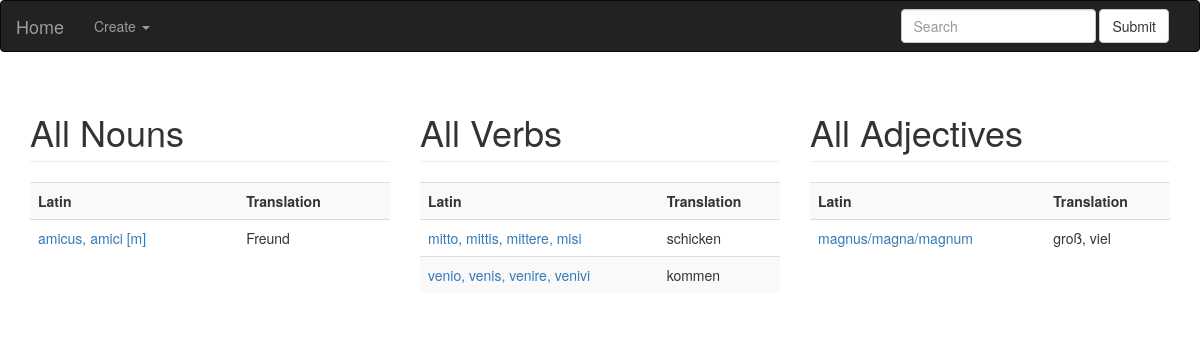
The app's page /, older data.
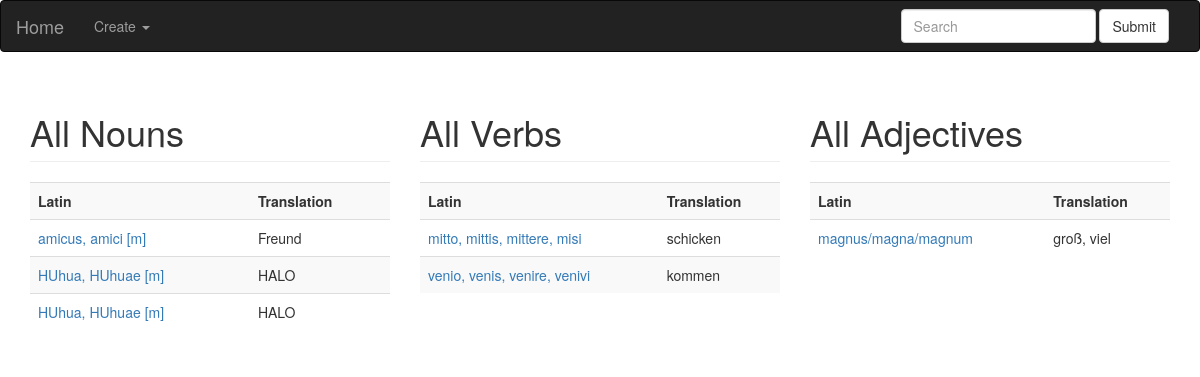
The same page, newer data.
### Vokabel/models.py (models this page shows)
class Vocable(models.Model):
	translation=models.CharField(max_length=128)
	class Meta:
		abstract=True

class Noun(Vocable):
	genus=models.CharField(max_length=1,
		choices=[(g.value, g.name) for g in Genus])
	sg1=models.CharField(max_length=128)
	sg2=models.CharField(max_length=128)
	sg3=models.CharField(max_length=128)
	sg4=models.CharField(max_length=128)
	sg5=models.CharField(max_length=128)
	sg6=models.CharField(max_length=128)
	pl1=models.CharField(max_length=128)
	pl2=models.CharField(max_length=128)
	pl3=models.CharField(max_length=128)
	pl4=models.CharField(max_length=128)
	pl5=models.CharField(max_length=128)
	pl6=models.CharField(max_length=128)

class Verb(Vocable):
	infinitive=models.CharField(max_length=128)
	imperative_sg=models.CharField(max_length=128)
	imperative_pl=models.CharField(max_length=128)
	present_sg1=models.CharField(max_length=128)
	present_sg2=models.CharField(max_length=128)
	present_sg3=models.CharField(max_length=128)
	present_pl1=models.CharField(max_length=128)
	present_pl2=models.CharField(max_length=128)
	present_pl3=models.CharField(max_length=128)
	perfect_sg1=models.CharField(max_length=128)
	perfect_sg2=models.CharField(max_length=128)
	perfect_sg3=models.CharField(max_length=128)
	perfect_pl1=models.CharField(max_length=128)
	perfect_pl2=models.CharField(max_length=128)
	perfect_pl3=models.CharField(max_length=128)
	imperfect_sg1=models.CharField(max_length=128)
	imperfect_sg2=models.CharField(max_length=128)
	imperfect_sg3=models.CharField(max_length=128)
	imperfect_pl1=models.CharField(max_length=128)
	imperfect_pl2=models.CharField(max_length=128)
	imperfect_pl3=models.CharField(max_length=128)
	pluqperfect_sg1=models.CharField(max_length=128)
	pluqperfect_sg2=models.CharField(max_length=128)
	pluqperfect_sg3=models.CharField(max_length=128)
	pluqperfect_pl1=models.CharField(max_length=128)
	pluqperfect_pl2=models.CharField(max_length=128)
	pluqperfect_pl3=models.CharField(max_length=128)
	future_sg1=models.CharField(max_length=128)
	future_sg2=models.CharField(max_length=128)
	future_sg3=models.CharField(max_length=128)
	future_pl1=models.CharField(max_length=128)
	future_pl2=models.CharField(max_length=128)
	future_pl3=models.CharField(max_length=128)
	future2_sg1=models.CharField(max_length=128)
	future2_sg2=models.CharField(max_length=128)
	future2_sg3=models.CharField(max_length=128)
	future2_pl1=models.CharField(max_length=128)
	future2_pl2=models.CharField(max_length=128)
	future2_pl3=models.CharField(max_length=128)

class Adjective(Vocable):
	pos_sg1m=models.CharField(max_length=128)
	pos_sg2m=models.CharField(max_length=128)
	pos_sg3m=models.CharField(max_length=128)
	pos_sg4m=models.CharField(max_length=128)
	pos_sg5m=models.CharField(max_length=128)
	pos_sg6m=models.CharField(max_length=128)
	pos_pl1m=models.CharField(max_length=128)
	pos_pl2m=models.CharField(max_length=128)
	pos_pl3m=models.CharField(max_length=128)
	pos_pl4m=models.CharField(max_length=128)
	pos_pl5m=models.CharField(max_length=128)
	pos_pl6m=models.CharField(max_length=128)
	pos_sg1f=models.CharField(max_length=128)
	pos_sg2f=models.CharField(max_length=128)
	pos_sg3f=models.CharField(max_length=128)
	pos_sg4f=models.CharField(max_length=128)
	pos_sg5f=models.CharField(max_length=128)
	pos_sg6f=models.CharField(max_length=128)
	pos_pl1f=models.CharField(max_length=128)
	pos_pl2f=models.CharField(max_length=128)
	pos_pl3f=models.CharField(max_length=128)
	pos_pl4f=models.CharField(max_length=128)
	pos_pl5f=models.CharField(max_length=128)
	pos_pl6f=models.CharField(max_length=128)
	pos_sg1n=models.CharField(max_length=128)
	pos_sg2n=models.CharField(max_length=128)
	pos_sg3n=models.CharField(max_length=128)
	pos_sg4n=models.CharField(max_length=128)
	pos_sg5n=models.CharField(max_length=128)
	pos_sg6n=models.CharField(max_length=128)
	pos_pl1n=models.CharField(max_length=128)
	pos_pl2n=models.CharField(max_length=128)
	pos_pl3n=models.CharField(max_length=128)
	pos_pl4n=models.CharField(max_length=128)
	pos_pl5n=models.CharField(max_length=128)
	pos_pl6n=models.CharField(max_length=128)
	comp_sg1m=models.CharField(max_length=128)
	comp_sg2m=models.CharField(max_length=128)
	comp_sg3m=models.CharField(max_length=128)
	comp_sg4m=models.CharField(max_length=128)
	comp_sg5m=models.CharField(max_length=128)
	comp_sg6m=models.CharField(max_length=128)
	comp_pl1m=models.CharField(max_length=128)
	comp_pl2m=models.CharField(max_length=128)
	comp_pl3m=models.CharField(max_length=128)
	comp_pl4m=models.CharField(max_length=128)
	comp_pl5m=models.CharField(max_length=128)
	comp_pl6m=models.CharField(max_length=128)
	comp_sg1f=models.CharField(max_length=128)
	comp_sg2f=models.CharField(max_length=128)
	comp_sg3f=models.CharField(max_length=128)
	comp_sg4f=models.CharField(max_length=128)
	comp_sg5f=models.CharField(max_length=128)
	comp_sg6f=models.CharField(max_length=128)
	comp_pl1f=models.CharField(max_length=128)
	comp_pl2f=models.CharField(max_length=128)
	comp_pl3f=models.CharField(max_length=128)
	comp_pl4f=models.CharField(max_length=128)
	comp_pl5f=models.CharField(max_length=128)
	comp_pl6f=models.CharField(max_length=128)
	comp_sg1n=models.CharField(max_length=128)
	comp_sg2n=models.CharField(max_length=128)
	comp_sg3n=models.CharField(max_length=128)
	comp_sg4n=models.CharField(max_length=128)
	comp_sg5n=models.CharField(max_length=128)
	comp_sg6n=models.CharField(max_length=128)
	comp_pl1n=models.CharField(max_length=128)
	comp_pl2n=models.CharField(max_length=128)
	comp_pl3n=models.CharField(max_length=128)
	comp_pl4n=models.CharField(max_length=128)
	comp_pl5n=models.CharField(max_length=128)
	comp_pl6n=models.CharField(max_length=128)
	sup_sg1m=models.CharField(max_length=128)
	sup_sg2m=models.CharField(max_length=128)
	sup_sg3m=models.CharField(max_length=128)
	sup_sg4m=models.CharField(max_length=128)
	sup_sg5m=models.CharField(max_length=128)
	sup_sg6m=models.CharField(max_length=128)
	sup_pl1m=models.CharField(max_length=128)
	sup_pl2m=models.CharField(max_length=128)
	sup_pl3m=models.CharField(max_length=128)
	sup_pl4m=models.CharField(max_length=128)
	sup_pl5m=models.CharField(max_length=128)
	sup_pl6m=models.CharField(max_length=128)
	sup_sg1f=models.CharField(max_length=128)
	sup_sg2f=models.CharField(max_length=128)
	sup_sg3f=models.CharField(max_length=128)
	sup_sg4f=models.CharField(max_length=128)
	sup_sg5f=models.CharField(max_length=128)
	sup_sg6f=models.CharField(max_length=128)
	sup_pl1f=models.CharField(max_length=128)
	sup_pl2f=models.CharField(max_length=128)
	sup_pl3f=models.CharField(max_length=128)
	sup_pl4f=models.CharField(max_length=128)
	sup_pl5f=models.CharField(max_length=128)
	sup_pl6f=models.CharField(max_length=128)
	sup_sg1n=models.CharField(max_length=128)
	sup_sg2n=models.CharField(max_length=128)
	sup_sg3n=models.CharField(max_length=128)
	sup_sg4n=models.CharField(max_length=128)
	sup_sg5n=models.CharField(max_length=128)
	sup_sg6n=models.CharField(max_length=128)
	sup_pl1n=models.CharField(max_length=128)
	sup_pl2n=models.CharField(max_length=128)
	sup_pl3n=models.CharField(max_length=128)
	sup_pl4n=models.CharField(max_length=128)
	sup_pl5n=models.CharField(max_length=128)
	sup_pl6n=models.CharField(max_length=128)

### Vokabel/views.py (the view)
# urls.py: url(r"^$", Vokabel.views.AllVoc.as_view(), name="index"),
class AllVoc(MultipleModelsListView):
	template_name="index.html"
	querysets = {
		"nouns": Noun.objects.all,
		"verbs": Verb.objects.all,
		"adjectives": Adjective.objects.all
	}

### Vokabel/views.py (called while the page is built)
	def get(self, request, **kwargs):
		ctx=self.get_context_data(**kwargs)
		return self.render_to_response(ctx)

	def get_context_data(self, **kwargs):
		ctx=super(MultipleModelsListView, self).get_context_data(**kwargs)
		for name, getter in self.querysets.items():
			ctx[name]=getter()
		return ctx

### Vokabel/templates/index.html (shortened to what this page needs)
{% extends 'layout.html' %}
{% block body %}
	<div class="container">
		<div class="row">
			<div class="col-lg-4 col-md-6 col-sm-12">
				<h1 class="page-header">All Nouns</h1>
				<table id="table_nomina" class="table table-striped table-hover">
					<tr>
						<th>Latin</th>
						<th>Translation</th>
					</tr>
					{% for noun in nouns %}
						<tr>
							<td><a href="{% url 'view_noun' noun.id %}">{{ noun.sg1 }}, {{ noun.sg2 }} [{{ noun.genus }}]</a></td>
							<td>{{ noun.translation }}</td>
						</tr>
					{% endfor %}
				</table>
			</div>
			<div class="col-lg-4 col-md-6 col-sm-12">
				<h1 class="page-header">All Verbs</h1>
				<table id="table_verbs" class="table table-striped table-hover">
					<tr>
						<th>Latin</th>
						<th>Translation</th>
					</tr>
					{% for verb in verbs %}
						<tr>
							<td><a href="{% url 'view_verb' verb.id %}">{{ verb.present_sg1 }}, {{ verb.present_sg2 }}, {{ verb.infinitive }}, {{ verb.perfect_sg1 }}</a></td>
							<td>{{ verb.translation }}</td>
						</tr>
					{% endfor %}
				</table>
      </div>
			<div class="col-lg-4 col-md-6 col-sm-12">
				<h1 class="page-header">All Adjectives</h1>
				<table id="table_adjectives" class="table table-striped table-hover">
					<tr>
						<th>Latin</th>
						<th>Translation</th>
					</tr>
					{% for adjective in adjectives %}
						<tr>
							<td><a href="{% url 'view_adjective' adjective.id %}">{{ adjective.pos_sg1m }}/{{ adjective.pos_sg1f }}/{{ adjective.pos_sg1n }}</a></td>
							<td>{{ adjective.translation }}</td>
						</tr>
					{% endfor %}
				</table>
      </div>
		</div>
	</div>
{% endblock %}

Row changes from the older to the newer data that the page shows:
added Noun: sg1 "HUhua", sg2 "HUhuae", genus "m", translation "HALO"
added Noun: sg1 "HUhua", sg2 "HUhuae", genus "m", translation "HALO"
